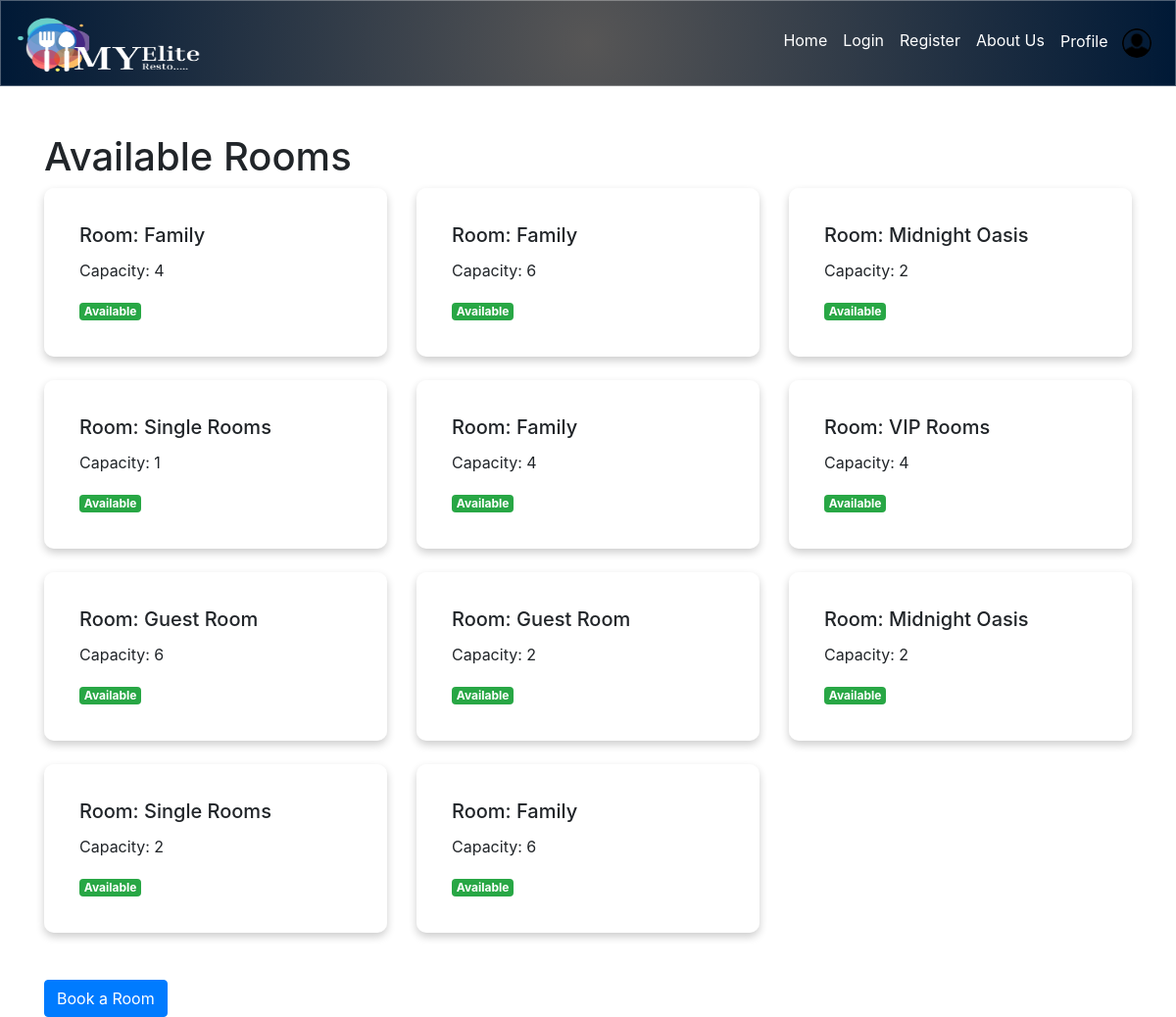
Screenshot of /book-room/view-available-rooms/ with the database file from the repository.
### book_room/models.py (models this page shows, shortened)
class Room(models.Model):
    room_type = models.ForeignKey(RoomType, on_delete=models.CASCADE, related_name='rooms')
    number = models.CharField(max_length=10)
    capacity = models.IntegerField()
    available = models.BooleanField(default=True)

class RoomType(models.Model):
    name = models.CharField(max_length=100)
    description = models.TextField()
    image = models.ImageField(upload_to='room_images/', blank=True, null=True)

### book_room/views.py (the view)
# urls.py: path('view-available-rooms/', views.view_available_rooms, name='view_available_rooms'),
def view_available_rooms(request):
    current_time = timezone.now()
    bookings = Booking.objects.filter(start_time__gte=current_time)
    booked_room_ids = bookings.values_list('room_id', flat=True)
    available_rooms = Room.objects.filter(available=True).exclude(id__in=booked_room_ids)
    return render(request, 'book_room/view_available_rooms.html', {'rooms': available_rooms})

### book_room/templates/book_room/view_available_rooms.html (shortened to what this page needs)
{% include "navbar.html" %}
{% block content %}
<div class="container mt-5">
    <h1>Available Rooms</h1>
    <div class="row">
        {% for room in rooms %}
        <div class="col-md-4 mb-4">
            <div class="card glass-effect">
                <div class="card-body">
                    <h5 class="card-title">Room: {{ room.room_type.name }}</h5>
                    <p class="card-text">Capacity: {{ room.capacity }}</p>
                    <p class="card-text">
                        {% if room.available %}
                            <span class="badge badge-success">Available</span>
                        {% else %}
                            <span class="badge badge-danger">Reserved</span>
                        {% endif %}
                    </p>
                </div>
            </div>
        </div>
        {% endfor %}
    </div>
    <a href="{% url 'book_room' %}" class="btn btn-primary mt-4">Book a Room</a>
</div>
{% endblock %}

### book_room/templates/book_room/view_available_rooms.html (style rules this page uses)
.glass-effect { background: rgba(255, 255, 255, 0.1); border: 1px solid rgba(255, 255, 255, 0.2); border-radius: 10px; backdrop-filter: blur(10px); box-shadow: 0 4px 8px rgba(0, 0, 0, 0.2); padding: 15px; }
.card-title { font-size: 1.25rem; }
.card-text { font-size: 1rem; }
.badge-success { background-color: #28a745; }

### rows the page displays
Room: room_type.name "Family", capacity "4", available "Available"
Room: room_type.name "Family", capacity "6", available "Available"
Room: room_type.name "Midnight Oasis", capacity "2", available "Available"
Room: room_type.name "Single Rooms", capacity "1", available "Available"
Room: room_type.name "Family", capacity "4", available "Available"
Room: room_type.name "VIP Rooms", capacity "4", available "Available"
Room: room_type.name "Guest Room", capacity "6", available "Available"
Room: room_type.name "Guest Room", capacity "2", available "Available"
Room: room_type.name "Midnight Oasis", capacity "2", available "Available"
Room: room_type.name "Single Rooms", capacity "2", available "Available"
Room: room_type.name "Family", capacity "6", available "Available"
